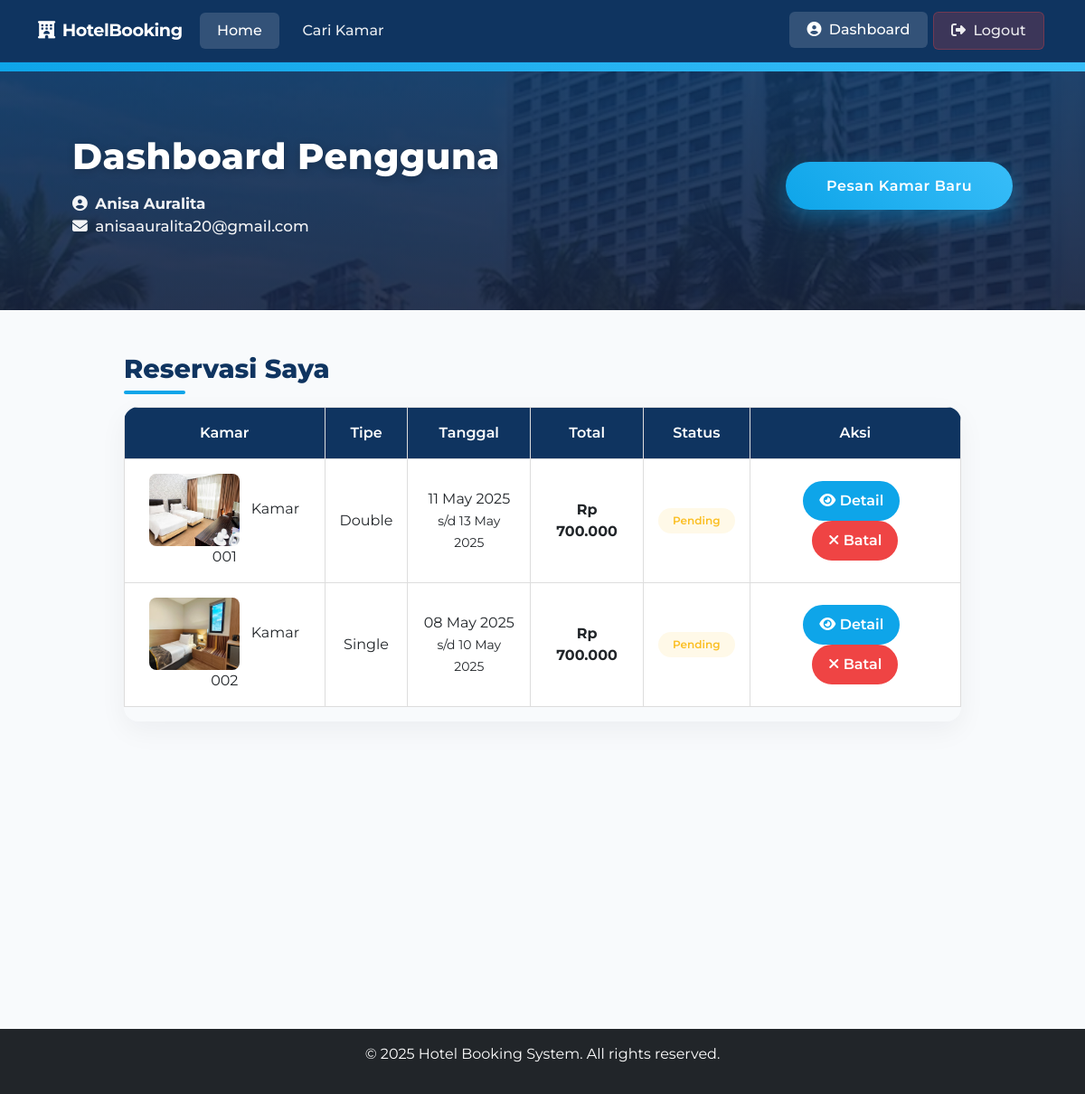
The page /user/dashboard.php (signed in) on the database its author committed.
### tables this page shows
CREATE TABLE IF NOT EXISTS `users` (
  `id` int NOT NULL AUTO_INCREMENT,
  `nama` varchar(100) NOT NULL,
  `email` varchar(100) NOT NULL,
  `password` varchar(255) NOT NULL,
  `role` enum('admin','user') DEFAULT 'user',
  `created_at` timestamp NULL DEFAULT CURRENT_TIMESTAMP,
  PRIMARY KEY (`id`),
  UNIQUE KEY `email` (`email`)
);

CREATE TABLE IF NOT EXISTS `reservations` (
  `id` int NOT NULL AUTO_INCREMENT,
  `user_id` int NOT NULL,
  `room_id` int NOT NULL,
  `check_in` date NOT NULL,
  `check_out` date NOT NULL,
  `status` enum('pending','confirmed','canceled') DEFAULT 'pending',
  `created_at` timestamp NULL DEFAULT CURRENT_TIMESTAMP,
  PRIMARY KEY (`id`),
  KEY `user_id` (`user_id`),
  KEY `room_id` (`room_id`),
  CONSTRAINT `reservations_ibfk_1` FOREIGN KEY (`user_id`) REFERENCES `users` (`id`) ON DELETE CASCADE,
  CONSTRAINT `reservations_ibfk_2` FOREIGN KEY (`room_id`) REFERENCES `rooms` (`id`) ON DELETE CASCADE
);

CREATE TABLE IF NOT EXISTS `rooms` (
  `id` int NOT NULL AUTO_INCREMENT,
  `nomor_kamar` varchar(10) NOT NULL,
  `tipe` enum('single','double','suite') NOT NULL,
  `harga` decimal(10,2) NOT NULL,
  `status` enum('tersedia','dipesan') DEFAULT 'tersedia',
  `foto` varchar(255) DEFAULT 'default.jpg',
  `created_at` timestamp NULL DEFAULT CURRENT_TIMESTAMP,
  `updated_at` timestamp NULL DEFAULT CURRENT_TIMESTAMP ON UPDATE CURRENT_TIMESTAMP,
  PRIMARY KEY (`id`),
  UNIQUE KEY `nomor_kamar` (`nomor_kamar`)
);

### user/dashboard.php (the view, shortened to what this page needs)
<?php
require_once '../includes/auth.php';
$user_id = $_SESSION['user_id'];
$sql = "SELECT
            res.id,
            r.nomor_kamar,
            r.tipe,
            r.harga,
            r.foto,
            res.check_in,
            res.check_out,
            res.status
        FROM reservations res
        JOIN rooms r ON res.room_id = r.id
        WHERE res.user_id = '$user_id'
        ORDER BY res.check_in DESC";
$result = $conn->query($sql);
$reservations = $result->fetch_all(MYSQLI_ASSOC);
$user_sql = "SELECT nama, email FROM users WHERE id = '$user_id'";
$user_result = $conn->query($user_sql);
$user_data = $user_result->fetch_assoc();
?>
<?php include '../includes/header.php'; ?>
<section class="dashboard-header">
    <div class="container">
        <div class="row align-items-center">
            <div class="col-md-8">
                <h1 class="text-white mb-3">Dashboard Pengguna</h1>
                <p class="text-white mb-0">
                    <i class="fas fa-user-circle me-1"></i> <strong><?= $user_data['nama'] ?></strong><br>
                    <i class="fas fa-envelope me-1"></i> <?= $user_data['email'] ?>
                </p>
            </div>
            <div class="col-md-4 text-md-end">
                <a href="../search.php" class="btn btn-book">Pesan Kamar Baru</a>
            </div>
        </div>
    </div>
</section>
<div class="container">
    <div class="row justify-content-center">
        <div class="col-lg-10">
            <div class="dashboard-section reveal">
                <h2 class="section-title">Reservasi Saya</h2>
                <?php if (count($reservations) > 0): ?>
                    <div class="table-responsive reveal">
                        <table class="table">
                            <thead>
                                <tr>
                                    <th>Kamar</th>
                                    <th>Tipe</th>
                                    <th>Tanggal</th>
                                    <th>Total</th>
                                    <th>Status</th>
                                    <th>Aksi</th>
                                </tr>
                            </thead>
                            <tbody>
                                <?php foreach ($reservations as $reservation): ?>
                                    <tr>
                                        <td>
                                            <img src="<?= BASE_URL ?>assets/images/rooms/<?= $reservation['foto'] ?>"
                                                 alt="Kamar <?= $reservation['nomor_kamar'] ?>"
                                                 class="room-image">
                                            <span class="ms-2">Kamar <?= $reservation['nomor_kamar'] ?></span>
                                        </td>
                                        <td><?= ucfirst($reservation['tipe']) ?></td>
                                        <td>
                                            <?= date('d M Y', strtotime($reservation['check_in'])) ?><br>
                                            <small>s/d <?= date('d M Y', strtotime($reservation['check_out'])) ?></small>
                                        </td>
                                        <td class="total-price">
                                            <?php
                                            $check_in = new DateTime($reservation['check_in']);
                                            $check_out = new DateTime($reservation['check_out']);
                                            $nights = $check_out->diff($check_in)->days;
                                            $total = $nights * $reservation['harga'];
                                            ?>
                                            Rp <?= number_format($total, 0, ',', '.') ?>
                                        </td>
                                        <td>
                                            <?php
                                            $badge_class = '';
                                            if ($reservation['status'] == 'confirmed') {
                                                $badge_class = 'badge-confirmed';
                                            } elseif ($reservation['status'] == 'pending') {
                                                $badge_class = 'badge-pending';
                                            } else {
                                                $badge_class = 'badge-canceled';
                                            }
                                            ?>
                                            <span class="badge <?= $badge_class ?>">
                                                <?= ucfirst($reservation['status']) ?>
                                            </span>
                                        </td>
                                        <td>
                                            <a href="reservations/detail.php?id=<?= $reservation['id'] ?>" class="btn btn-action btn-detail me-2">
                                                <i class="fas fa-eye"></i> Detail
                                            </a>
                                            <?php if ($reservation['status'] == 'pending'): ?>
                                                <a href="reservations/cancel.php?id=<?= $reservation['id'] ?>"
                                                   class="btn btn-action btn-cancel"
                                                   onclick="return confirm('Yakin ingin membatalkan reservasi?')">
                                                    <i class="fas fa-times"></i> Batal
                                                </a>
                                            <?php endif; ?>
                                        </td>
                                    </tr>
                                <?php endforeach; ?>
                            </tbody>
                        </table>
                    </div>
                <?php endif; ?>
            </div>
        </div>
    </div>
</div>
<?php include '../includes/footer.php'; ?>

### assets/css/style.css (style rules this page uses)
:root { --primary: #0f3460; --primary-light: #1a56db; --primary-lighter: #ebf5ff; --secondary: #16213e; --accent: #0ea9e9; --accent-light: #3f83f8; --light: #f8fafc; --dark: #111827; --gray: #6b7280; --gray-light: #e2e8f0; --gray-dark: #64748b; --success: #10b981; --warning: #fbbf24; --danger: #ef4444; }
body { font-family: "Montserrat", sans-serif; color: var(--dark); background-color: var(--light); overflow-x: hidden; }
.room-image { width: 100%; height: 100%; object-fit: cover; transition: transform 0.8s ease; }
.section-title { font-size: 2.4rem; font-weight: 800; color: var(--primary); margin-bottom: 1rem; position: relative; display: inline-block; }
.section-title:after { content: ""; position: absolute; width: 30%; height: 4px; background: var(--accent); bottom: -10px; left: 35%; border-radius: 2px; }

### user/dashboard.php (style rules this page uses)
:root { --primary: #0f3460; --secondary: #16213e; --accent: #0ea5e9; --light: #f8fafc; --dark: #1e293b; --success: #10b981; --warning: #fbbf24; --info: #3b82f6; --danger: #ef4444; --grey-light: #e2e8f0; --grey-dark: #64748b; }
body { font-family: 'Montserrat', sans-serif; color: var(--dark); background-color: var(--light); }
.dashboard-header { background: linear-gradient(rgba(15, 52, 96, 0.9), rgba(22, 33, 62, 0.9)), url('../assets/images/oke.png'); background-size: cover; background-position: center; padding: 5rem 3rem; color: white; margin-bottom: 3rem; position: relative; }
.dashboard-header .container { padding-left: 2rem; padding-right: 2rem; }
.dashboard-header:before { content: ''; position: absolute; top: 0; left: 0; right: 0; height: 10px; background: linear-gradient(90deg, var(--accent), #38bdf8); }
.dashboard-header h1 { font-size: 2.5rem; font-weight: 800; letter-spacing: 0.5px; text-shadow: 0 2px 10px rgba(0,0,0,0.2); }
.dashboard-header p { font-size: 1.05rem; font-weight: 500; opacity: 0.95; }
.section-title { font-size: 1.8rem; font-weight: 800; color: var(--primary); margin-bottom: 1.5rem; position: relative; display: inline-block; }
.section-title:after { content: ''; position: absolute; width: 30%; height: 4px; background: var(--accent); bottom: -10px; left: 0; border-radius: 2px; }
.room-image { width: 100px; height: 80px; object-fit: cover; border-radius: 8px; transition: transform 0.3s ease; }
.badge { font-weight: 600; padding: 0.5rem 1rem; border-radius: 50px; }
.badge-pending { background-color: rgba(251, 191, 36, 0.1); color: var(--warning); }
.table-responsive { border-radius: 16px; overflow: hidden; box-shadow: 0 10px 30px rgba(15, 23, 42, 0.05); }
.table th { background-color: var(--primary); color: white; font-weight: 600; padding: 1rem; }
.table td { padding: 1rem; vertical-align: middle; }
.table tr:nth-child(even) { background-color: #f8fafc; }
.btn-action { padding: 0.5rem 1rem; border-radius: 50px; font-weight: 600; transition: all 0.3s ease; }
.btn-detail { background-color: var(--accent); color: white; border: 2px solid var(--accent); }
.btn-cancel { background-color: var(--danger); color: white; border: 2px solid var(--danger); }
.btn-book { background: linear-gradient(45deg, var(--accent), #38bdf8); color: white; border: none; padding: 0.9rem 2.8rem; font-weight: 600; letter-spacing: 0.5px; border-radius: 50px; box-shadow: 0 10px 25px rgba(14, 165, 233, 0.4); transition: all 0.3s cubic-bezier(0.25, 0.8, 0.25, 1); }
.total-price { font-weight: 700; color: var(--primary); }
.dashboard-section { margin-bottom: 4rem; }
.reveal { opacity: 0; transform: translateY(30px); transition: all 0.8s ease; }
.reveal.active { opacity: 1; transform: translateY(0); }
table { width: 100%; border-collapse: collapse; }
th, td { border: 1px solid #ddd; padding: 8px; text-align: center; }
th { background-color: #004080; color: white; }
img { width: 50px; height: auto; }

### rows shown on the page
users: nama "Anisa Auralita", email "anisaauralita20@gmail.com"
reservations: room.foto (picture), room.nomor_kamar "001", room.tipe "Double", check_in "11 May 2025", check_out "13 May 2025", total "700.000", status "Pending"
reservations: room.foto (picture), room.nomor_kamar "002", room.tipe "Single", check_in "08 May 2025", check_out "10 May 2025", total "700.000", status "Pending"
